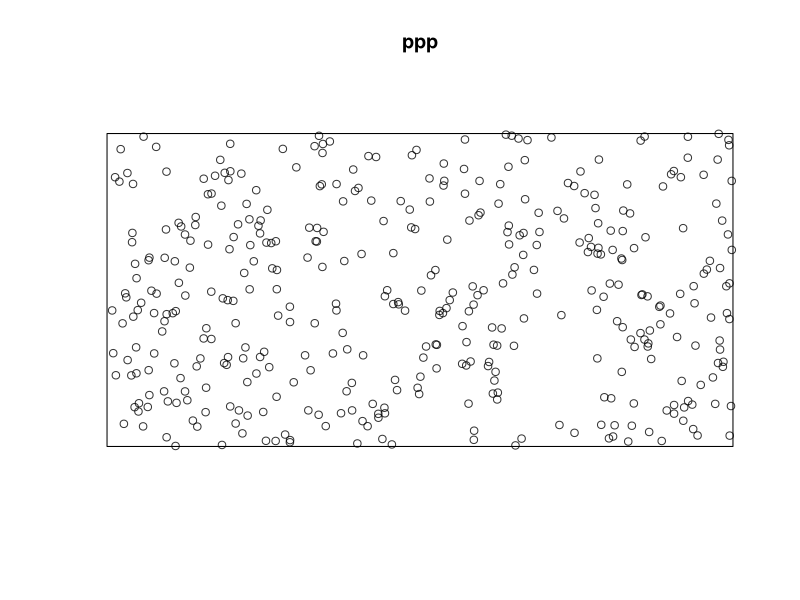
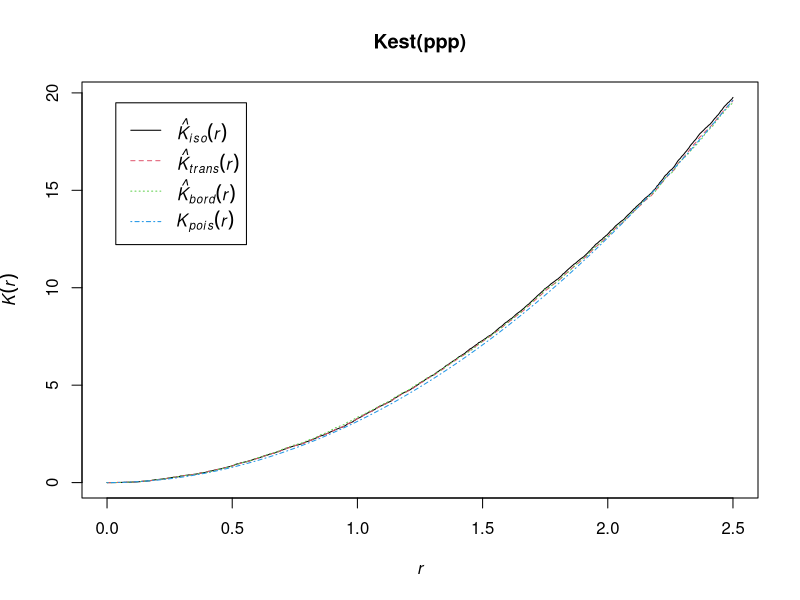
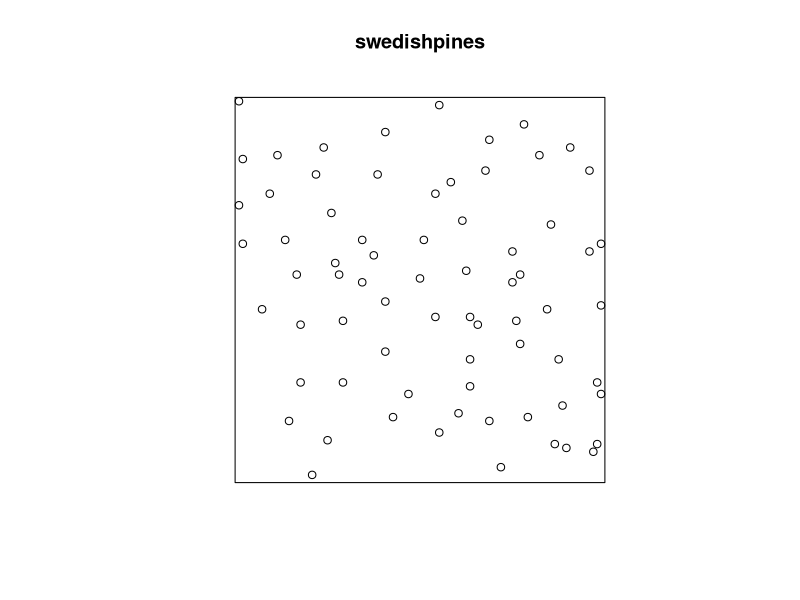
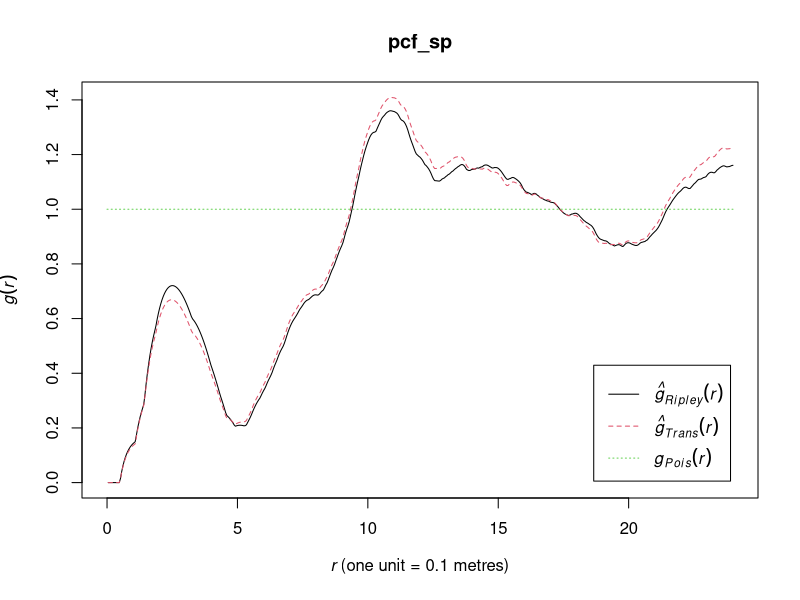
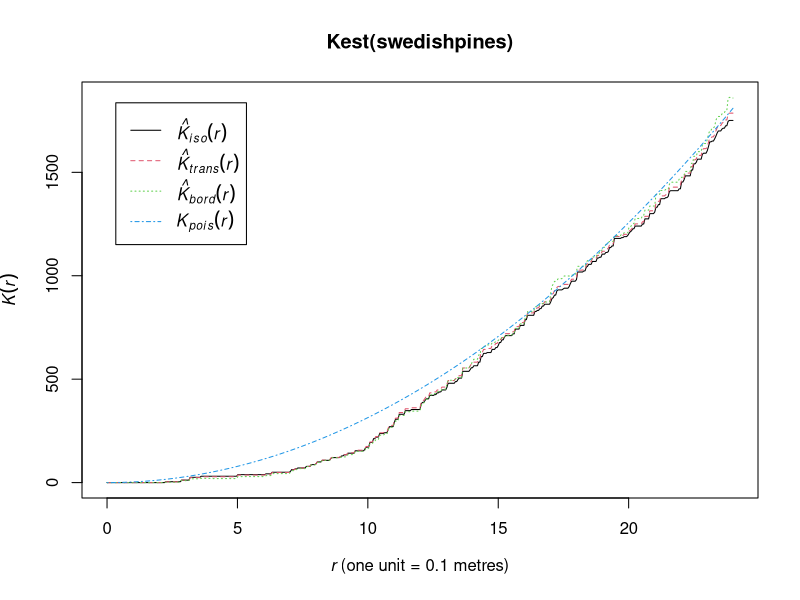
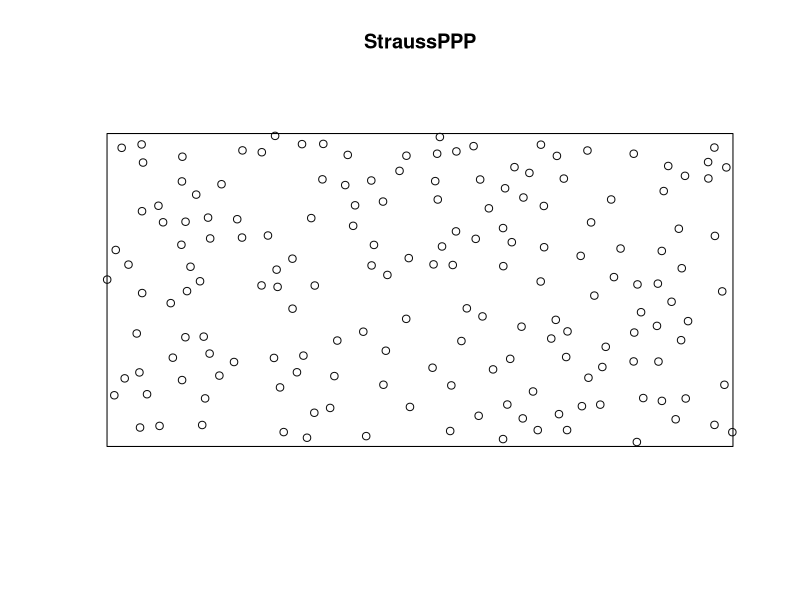
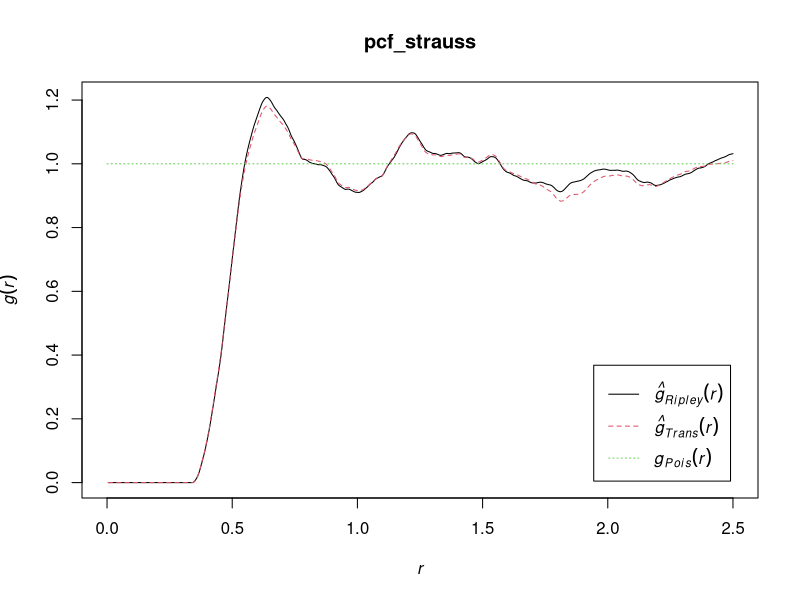
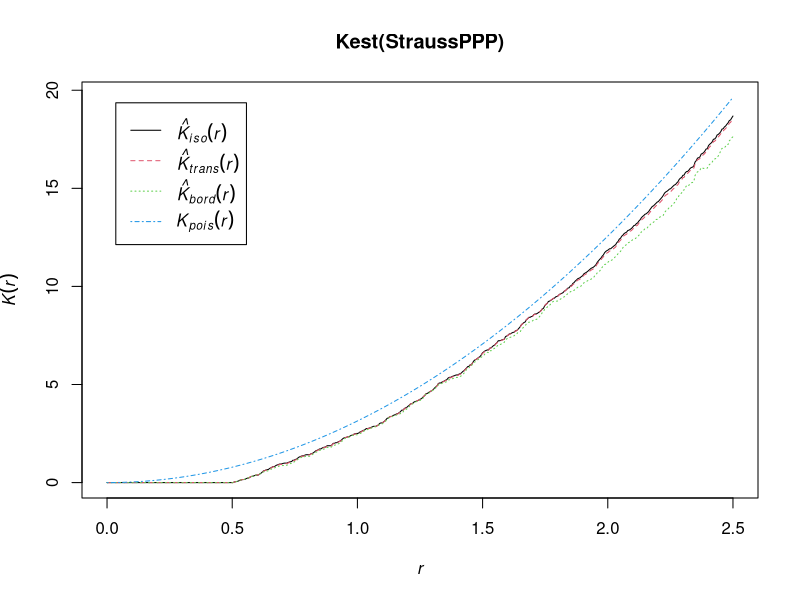

Generate these figures, in order, with R:
install.packages("spatstat")
library(spatstat)

#Poisson Point Process
win <- owin(c(0,20),c(0,10))
intens <- 2
ppp <- rpoispp(intens,win = win)
plot(ppp)
plot(Kest(ppp))

#Case study : Swedish pines
data(swedishpines)
plot(swedishpines)
pcf_sp <- pcf(swedishpines)
plot(pcf_sp)
plot(Kest(swedishpines))

#Strauss Point Process
StraussPPP <- rStrauss(intens, gamma = 0, R = 0.5, W = win)
plot(StraussPPP)
pcf_strauss <- pcf(StraussPPP)
plot(pcf_strauss)
plot(Kest(StraussPPP))
